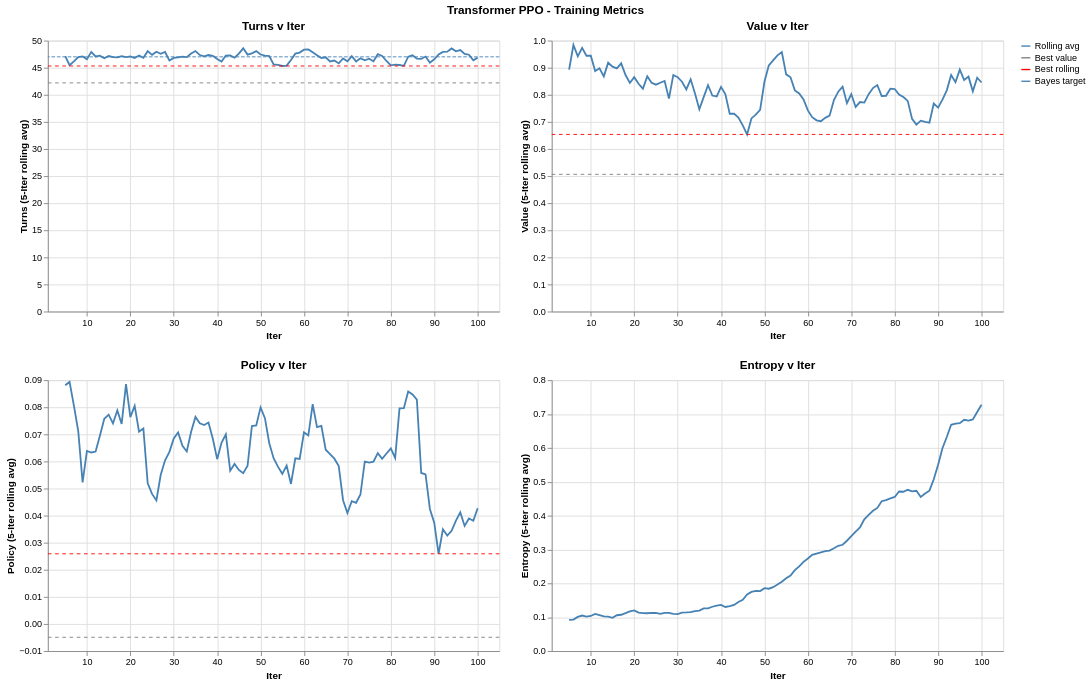

Notebook cell for this chart:
### Code cell
turns, policy, value, entropy = [
    make_chart(ppo_df, col, f, arg_col="iter", scale_x=False, window_size=5)
    for col, f in [
        ("turns", pl.min),
        ("policy", pl.min),
        ("value", pl.min),
        ("entropy", None),
    ]
]


bayes_target = bayesian_baseline_turns
bayes_baseline_rule = (
    alt.Chart(pl.DataFrame({"y": [bayes_target], "series": ["Bayes target"]}))
    .mark_rule(strokeDash=[4, 2])
    .encode(
        y=alt.Y("y:Q"),
        color=alt.Color(
            "series:N",
            scale=alt.Scale(domain=["Bayes target"], range=["black"]),
            legend=alt.Legend(title=""),
        ),
    )
)
turns += bayes_baseline_rule

# Total time
total_seconds = ppo_df["time"].sum()
h, m = divmod(total_seconds, 3600)
m, s = divmod(m, 60)
print(f"Total training time: {int(h)}h {int(m)}m {int(s)}s")
# Display charts
title = alt.TitleParams("Transformer PPO - Training Metrics", anchor="middle")
((turns | value) & (policy | entropy)).resolve_scale(y="independent").properties(
    title=title
)
